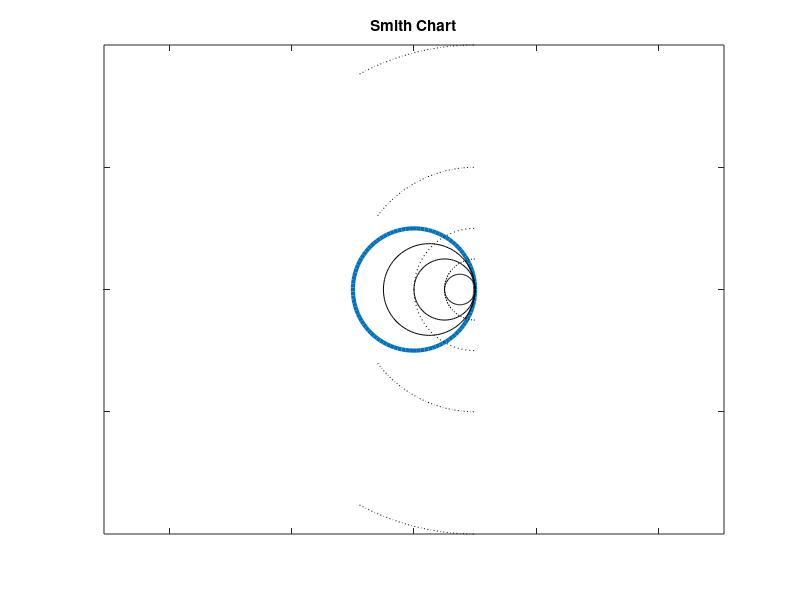

Reproduce this figure in MATLAB.
t = linspace(0, 2*pi, 100); % parameter for plotting
x = cos(t);
y = sin(t);

% Plot the main circle
figure;
plot(x, y, 'linewidth', 3);
axis equal;
title('Smith Chart');
set(gca, 'xticklabel', []);
set(gca, 'yticklabel', []);
hold on;

% Draw circles along the horizontal axis (real axis)
k = [0.25 0.5 0.75];
for i = 1:length(k)
    x_circle = k(i) + (1 - k(i)) * cos(t); % Circle equation along real axis
    y_circle = (1 - k(i)) * sin(t); % Circle equation along imaginary axis
    plot(x_circle, y_circle, 'k'); % Plot each circle
end

% Draw partial circles along the vertical axis (imaginary axis)
kt = [2.5 pi 3.79 4.22]; % Angles for partial circles
k_values = [0.5 1 2 4]; % Values for the vertical axis circles
for i = 1:length(k_values)
    t_partial = linspace(kt(i), 1.5*pi, 50); % Adjust angle range for partial circles
    a = 1 + k_values(i) * cos(t_partial); % Horizontal (real part)
    b = k_values(i) * sin(t_partial); % Vertical (imaginary part)
    plot(a, b, 'k:', a, -b, 'k:'); % Plot partial circles on both sides of the real axis
end
